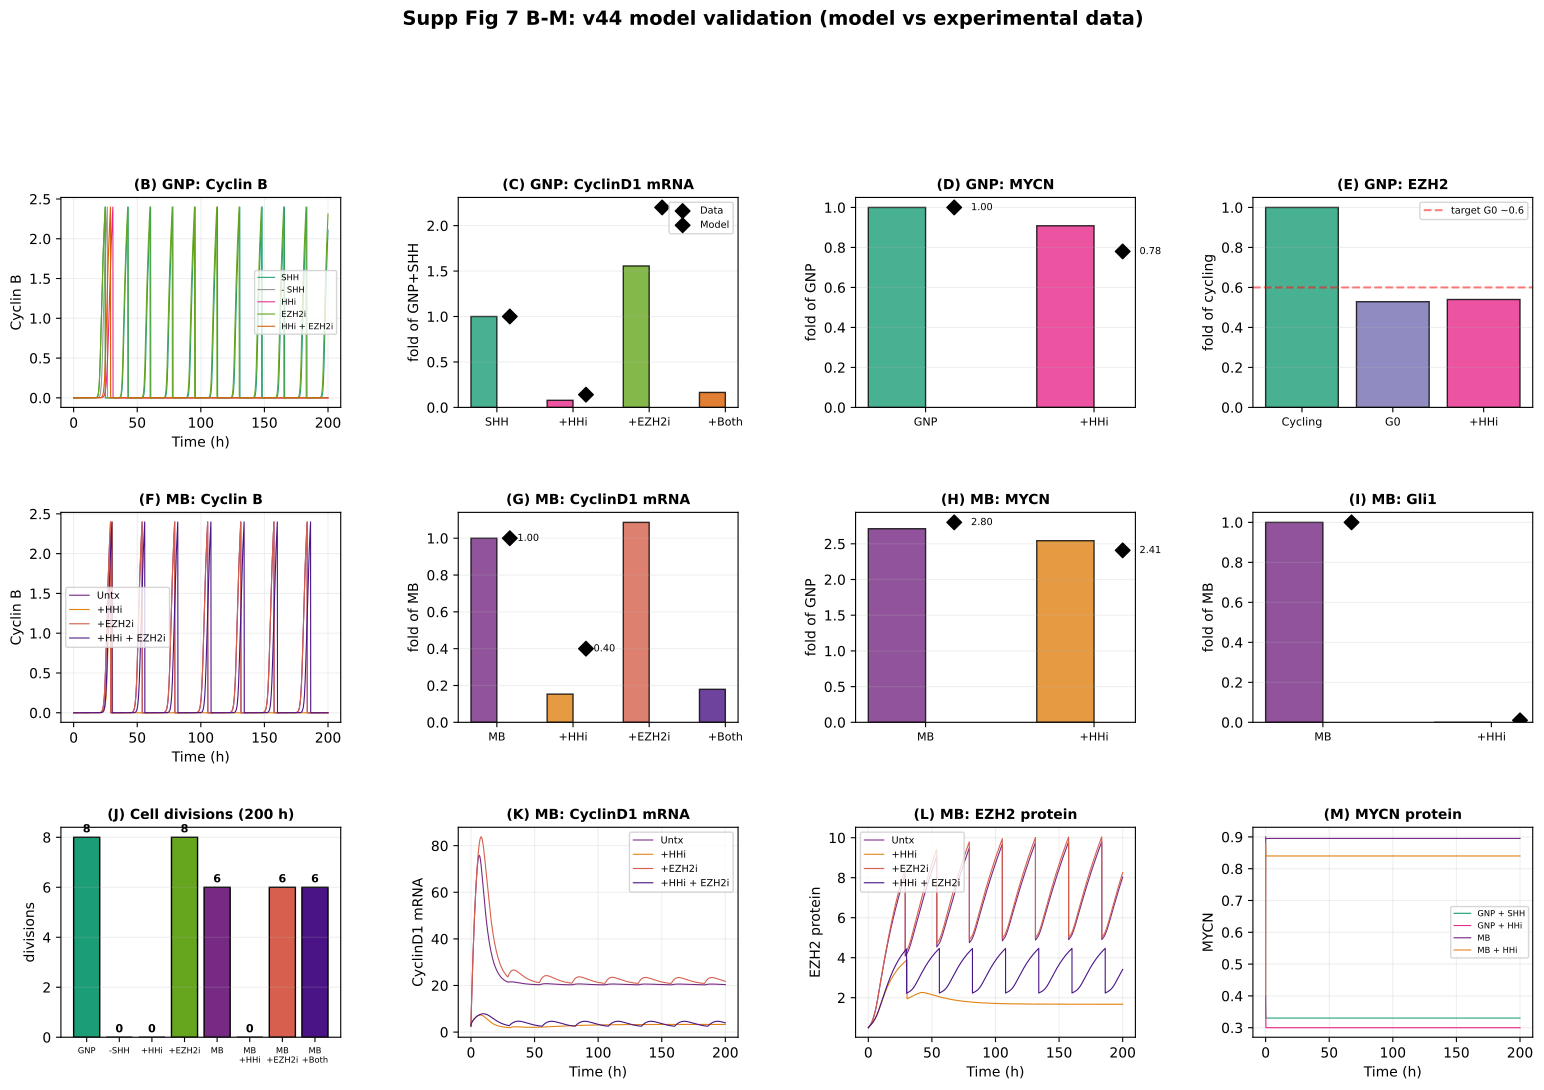

This figure's Python source:
"""Supp Fig 7 B-M: v44 model validation grid (model vs experimental data).

Panels (matching the manuscript caption):
  B  GNP Cyclin B traces (+SHH, -SHH, +HHi, +EZH2i, +HHi+EZH2i)
  C  GNP CyclinD1 mRNA fold-change across conditions  (model vs data: +HHi=0.14)
  D  GNP MYCN model vs data (GNP, GNP+HHi=0.78)
  E  GNP EZH2 (cycling / serum-starved G0 / +HHi)
  F  MB Cyclin B traces (MB, +HHi, +EZH2i, +HHi+EZH2i)
  G  MB CyclinD1 mRNA fold-change across conditions  (model vs data: +HHi=0.40)
  H  MB MYCN model vs data (MB, MB+HHi=0.86)
  I  MB Gli1 model vs data (>99% reduction with HHi)
  J  division counts, all conditions
  K  MB CyclinD1 mRNA time courses
  L  MB EZH2 protein time courses
  M  MYCN protein (GNP+SHH, GNP+HHi, MB, MB+HHi)

Run:  ./venv/bin/python simulations/fig_v44_validation.py
"""
import sys, os
sys.path.insert(0, os.path.dirname(os.path.dirname(os.path.abspath(__file__))))
import numpy as np
import matplotlib.pyplot as plt
from matplotlib.gridspec import GridSpec
from simulations.validate_v44 import run, count_divisions, mean_settled, CONDITIONS

sims = {name: run(**kw) for name, kw in CONDITIONS.items()}
TH = lambda r: r['time'] / 60.0

GNP = ['GNP + SHH', 'GNP - SHH', 'GNP + HHi', 'GNP + EZH2i', 'GNP + HHi + EZH2i']
GNP_C = ['#1b9e77', '#999999', '#e7298a', '#66a61e', '#d95f02']
MB = ['MB', 'MB + HHi', 'MB + EZH2i', 'MB + HHi + EZH2i']
MB_C = ['#762A83', '#E08214', '#D6604D', '#4A1486']

cd = lambda c: mean_settled(sims[c], 'Cd_mRNA')
my = lambda c: mean_settled(sims[c], 'MYCN')
gl = lambda c: mean_settled(sims[c], 'Gli1')
ez = lambda c: mean_settled(sims[c], 'EZH2')

fig = plt.figure(figsize=(19, 15))
gs = GridSpec(4, 4, figure=fig, hspace=0.5, wspace=0.42)


def lab(ax, L, title):
    ax.set_title(f"({L}) {title}", fontsize=10, fontweight='bold')


# B: GNP CycB traces
ax = fig.add_subplot(gs[0, 0])
for n, c in zip(GNP, GNP_C):
    ax.plot(TH(sims[n]), sims[n]['Cb'], color=c, lw=0.8,
            label=n.replace('GNP + ', '').replace('GNP ', ''))
lab(ax, 'B', 'GNP: Cyclin B'); ax.set_xlabel('Time (h)'); ax.set_ylabel('Cyclin B')
ax.legend(fontsize=6); ax.grid(alpha=0.2)

# C: GNP CyclinD1 mRNA fold change
ax = fig.add_subplot(gs[0, 1])
base = cd('GNP + SHH')
vals = [1.0, cd('GNP + HHi')/base, cd('GNP + EZH2i')/base, cd('GNP + HHi + EZH2i')/base]
data = [1.0, 0.14, 2.2, None]
x = np.arange(4)
ax.bar(x - 0.17, vals, 0.34, color=GNP_C[:1]+GNP_C[2:5], edgecolor='k', alpha=0.8, label='Model')
for i, d in enumerate(data):
    if d is not None: ax.scatter(i + 0.17, d, color='k', s=55, marker='D', zorder=5)
lab(ax, 'C', 'GNP: CyclinD1 mRNA'); ax.set_xticks(x)
ax.set_xticklabels(['SHH', '+HHi', '+EZH2i', '+Both'], fontsize=8)
ax.set_ylabel('fold of GNP+SHH'); ax.legend(['Data', 'Model'], fontsize=7); ax.grid(alpha=0.2, axis='y')

# D: GNP MYCN
ax = fig.add_subplot(gs[0, 2])
vals = [1.0, my('GNP + HHi')/my('GNP + SHH')]; data = [1.0, 0.78]
x = np.arange(2)
ax.bar(x - 0.17, vals, 0.34, color=['#1b9e77', '#e7298a'], edgecolor='k', alpha=0.8)
for i, d in enumerate(data):
    ax.scatter(i + 0.17, d, color='k', s=55, marker='D', zorder=5)
    ax.text(i + 0.27, d, f'{d:.2f}', fontsize=7, va='center')
lab(ax, 'D', 'GNP: MYCN'); ax.set_xticks(x); ax.set_xticklabels(['GNP', '+HHi'], fontsize=8)
ax.set_ylabel('fold of GNP'); ax.grid(alpha=0.2, axis='y')

# E: GNP EZH2 cycling / G0 / HHi
ax = fig.add_subplot(gs[0, 3])
base = ez('GNP + SHH')
vals = [1.0, ez('GNP Serum-starved')/base, ez('GNP + HHi')/base]
ax.bar(range(3), vals, color=['#1b9e77', '#7570b3', '#e7298a'], edgecolor='k', alpha=0.8)
ax.axhline(0.6, color='red', ls='--', alpha=0.5, label='target G0 ~0.6')
lab(ax, 'E', 'GNP: EZH2'); ax.set_xticks(range(3))
ax.set_xticklabels(['Cycling', 'G0', '+HHi'], fontsize=8); ax.set_ylabel('fold of cycling')
ax.legend(fontsize=7); ax.grid(alpha=0.2, axis='y')

# F: MB CycB traces
ax = fig.add_subplot(gs[1, 0])
for n, c in zip(MB, MB_C):
    ax.plot(TH(sims[n]), sims[n]['Cb'], color=c, lw=0.8, label=n.replace('MB + ', '+').replace('MB', 'Untx'))
lab(ax, 'F', 'MB: Cyclin B'); ax.set_xlabel('Time (h)'); ax.set_ylabel('Cyclin B')
ax.legend(fontsize=7); ax.grid(alpha=0.2)

# G: MB CyclinD1 mRNA fold change
ax = fig.add_subplot(gs[1, 1])
base = cd('MB')
vals = [1.0, cd('MB + HHi')/base, cd('MB + EZH2i')/base, cd('MB + HHi + EZH2i')/base]
data = [1.0, 0.40, None, None]
x = np.arange(4)
ax.bar(x - 0.17, vals, 0.34, color=MB_C, edgecolor='k', alpha=0.8)
for i, d in enumerate(data):
    if d is not None:
        ax.scatter(i + 0.17, d, color='k', s=55, marker='D', zorder=5)
        ax.text(i + 0.27, d, f'{d:.2f}', fontsize=7, va='center')
lab(ax, 'G', 'MB: CyclinD1 mRNA'); ax.set_xticks(x)
ax.set_xticklabels(['MB', '+HHi', '+EZH2i', '+Both'], fontsize=8)
ax.set_ylabel('fold of MB'); ax.grid(alpha=0.2, axis='y')

# H: MB MYCN
ax = fig.add_subplot(gs[1, 2])
g_my = my('GNP + SHH')
vals = [my('MB')/g_my, my('MB + HHi')/g_my]; data = [2.8, 2.8 * 0.86]
x = np.arange(2)
ax.bar(x - 0.17, vals, 0.34, color=['#762A83', '#E08214'], edgecolor='k', alpha=0.8)
for i, d in enumerate(data):
    ax.scatter(i + 0.17, d, color='k', s=55, marker='D', zorder=5)
    ax.text(i + 0.27, d, f'{d:.2f}', fontsize=7, va='center')
lab(ax, 'H', 'MB: MYCN'); ax.set_xticks(x); ax.set_xticklabels(['MB', '+HHi'], fontsize=8)
ax.set_ylabel('fold of GNP'); ax.grid(alpha=0.2, axis='y')

# I: MB Gli1
ax = fig.add_subplot(gs[1, 3])
base = gl('MB')
vals = [1.0, gl('MB + HHi')/base if base else 0]
data = [1.0, 0.01]
x = np.arange(2)
ax.bar(x - 0.17, vals, 0.34, color=['#762A83', '#E08214'], edgecolor='k', alpha=0.8)
for i, d in enumerate(data):
    ax.scatter(i + 0.17, d, color='k', s=55, marker='D', zorder=5)
lab(ax, 'I', 'MB: Gli1'); ax.set_xticks(x); ax.set_xticklabels(['MB', '+HHi'], fontsize=8)
ax.set_ylabel('fold of MB'); ax.grid(alpha=0.2, axis='y')

# J: division counts
ax = fig.add_subplot(gs[2, 0])
allc = ['GNP + SHH', 'GNP - SHH', 'GNP + HHi', 'GNP + EZH2i', 'MB', 'MB + HHi', 'MB + EZH2i', 'MB + HHi + EZH2i']
allcol = ['#1b9e77', '#999999', '#e7298a', '#66a61e', '#762A83', '#E08214', '#D6604D', '#4A1486']
divs = [count_divisions(sims[c])[0] for c in allc]
bars = ax.bar(range(len(allc)), divs, color=allcol, edgecolor='k')
for b, v in zip(bars, divs):
    ax.text(b.get_x() + b.get_width()/2, b.get_height() + 0.2, str(v), ha='center', fontsize=8, fontweight='bold')
lab(ax, 'J', 'Cell divisions (200 h)'); ax.set_xticks(range(len(allc)))
ax.set_xticklabels(['GNP', '-SHH', '+HHi', '+EZH2i', 'MB', 'MB\n+HHi', 'MB\n+EZH2i', 'MB\n+Both'], fontsize=6)
ax.set_ylabel('divisions'); ax.grid(alpha=0.2, axis='y')

# K: MB CyclinD1 mRNA time courses
ax = fig.add_subplot(gs[2, 1])
for n, c in zip(MB, MB_C):
    ax.plot(TH(sims[n]), sims[n]['Cd_mRNA'], color=c, lw=0.8, label=n.replace('MB + ', '+').replace('MB', 'Untx'))
lab(ax, 'K', 'MB: CyclinD1 mRNA'); ax.set_xlabel('Time (h)'); ax.set_ylabel('CyclinD1 mRNA')
ax.legend(fontsize=7); ax.grid(alpha=0.2)

# L: MB EZH2 protein time courses
ax = fig.add_subplot(gs[2, 2])
for n, c in zip(MB, MB_C):
    ax.plot(TH(sims[n]), sims[n]['EZH2'], color=c, lw=0.8, label=n.replace('MB + ', '+').replace('MB', 'Untx'))
lab(ax, 'L', 'MB: EZH2 protein'); ax.set_xlabel('Time (h)'); ax.set_ylabel('EZH2 protein')
ax.legend(fontsize=7); ax.grid(alpha=0.2)

# M: MYCN protein dynamics
ax = fig.add_subplot(gs[2, 3])
mycn_c = ['GNP + SHH', 'GNP + HHi', 'MB', 'MB + HHi']
mycn_col = ['#1b9e77', '#e7298a', '#762A83', '#E08214']
for n, c in zip(mycn_c, mycn_col):
    ax.plot(TH(sims[n]), sims[n]['MYCN'], color=c, lw=0.8, label=n)
lab(ax, 'M', 'MYCN protein'); ax.set_xlabel('Time (h)'); ax.set_ylabel('MYCN')
ax.legend(fontsize=6); ax.grid(alpha=0.2)

fig.suptitle('Supp Fig 7 B-M: v44 model validation (model vs experimental data)',
             fontsize=14, fontweight='bold', y=1.005)
plt.savefig('simulations/fig_v44_validation.png', dpi=200, bbox_inches='tight')
plt.savefig('simulations/fig_v44_validation.pdf', bbox_inches='tight')
plt.close()
print("Saved: fig_v44_validation.png/pdf")
